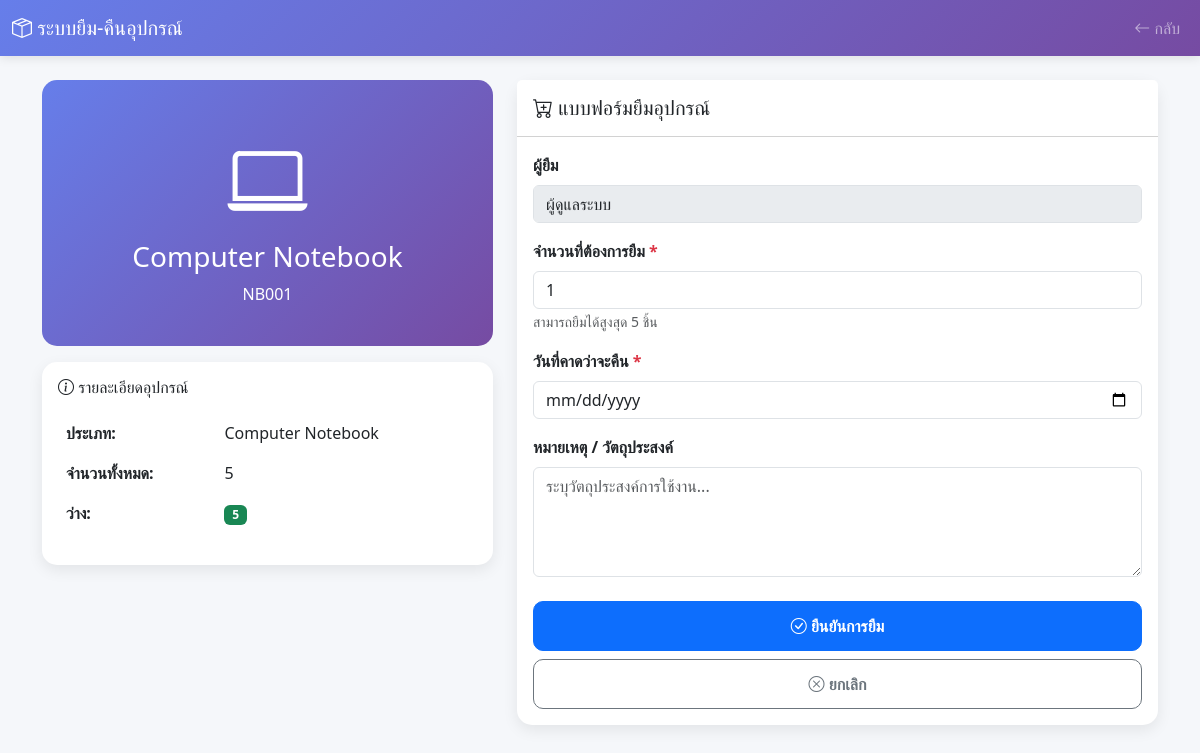
/borrow_equipment.php?id=1 (signed in), run on the app's committed database.
### tables this page shows
CREATE TABLE equipments (
    equipment_id INT PRIMARY KEY AUTO_INCREMENT,
    equipment_code VARCHAR(50) UNIQUE NOT NULL,
    equipment_name VARCHAR(200) NOT NULL,
    type_id INT,
    brand VARCHAR(100),
    model VARCHAR(100),
    quantity INT DEFAULT 1,
    available_quantity INT DEFAULT 1,
    status ENUM('available', 'borrowed', 'maintenance', 'damaged') DEFAULT 'available',
    description TEXT,
    image_url VARCHAR(255),
    created_at TIMESTAMP DEFAULT CURRENT_TIMESTAMP,
    updated_at TIMESTAMP DEFAULT CURRENT_TIMESTAMP ON UPDATE CURRENT_TIMESTAMP,
    FOREIGN KEY (type_id) REFERENCES equipment_types(type_id)
);

CREATE TABLE equipment_types (
    type_id INT PRIMARY KEY AUTO_INCREMENT,
    type_name VARCHAR(100) NOT NULL,
    description TEXT,
    created_at TIMESTAMP DEFAULT CURRENT_TIMESTAMP
);

### borrow_equipment.php (the view, shortened to what this page needs)
<?php
require_once 'config.php';
$equipment_id = isset($_GET['id']) ? (int)$_GET['id'] : 0;
$equipment = $conn->query("SELECT e.*, et.type_name FROM equipments e
                          LEFT JOIN equipment_types et ON e.type_id = et.type_id
                          WHERE e.equipment_id = $equipment_id")->fetch_assoc();
?>
<!DOCTYPE html>
<html lang="th">
<head>
    <link href="https://cdn.jsdelivr.net/npm/bootstrap@5.3.0/dist/css/bootstrap.min.css" rel="stylesheet">
    <link rel="stylesheet" href="https://cdn.jsdelivr.net/npm/bootstrap-icons@1.10.0/font/bootstrap-icons.css">
</head>
<body>
    <nav class="navbar navbar-expand-lg navbar-dark">
        <div class="container-fluid">
            <a class="navbar-brand" href="index.php">
                <i class="bi bi-box-seam"></i> ระบบยืม-คืนอุปกรณ์
            </a>
            <div class="navbar-nav ms-auto">
                <a class="nav-link" href="equipments.php">
                    <i class="bi bi-arrow-left"></i> กลับ
                </a>
            </div>
        </div>
    </nav>
    <div class="container mt-4">
        <div class="row">
            <div class="col-md-5">
                <div class="equipment-preview">
                    <i class="bi bi-laptop"></i>
                    <h3><?php echo $equipment['equipment_name']; ?></h3>
                    <p class="mb-0"><?php echo $equipment['equipment_code']; ?></p>
                </div>
                <div class="card mt-3">
                    <div class="card-body">
                        <h6 class="mb-3"><i class="bi bi-info-circle"></i> รายละเอียดอุปกรณ์</h6>
                        <table class="table table-borderless">
                            <tr>
                                <td><strong>ประเภท:</strong></td>
                                <td><?php echo $equipment['type_name']; ?></td>
                            </tr>
                            <tr>
                                <td><strong>จำนวนทั้งหมด:</strong></td>
                                <td><?php echo $equipment['quantity']; ?></td>
                            </tr>
                            <tr>
                                <td><strong>ว่าง:</strong></td>
                                <td><span class="badge bg-success"><?php echo $equipment['available_quantity']; ?></span></td>
                            </tr>
                        </table>
                    </div>
                </div>
            </div>
            <div class="col-md-7">
                <div class="card">
                    <div class="card-header bg-white py-3">
                        <h5 class="mb-0"><i class="bi bi-cart-plus"></i> แบบฟอร์มยืมอุปกรณ์</h5>
                    </div>
                    <div class="card-body">
                        <form method="POST">
                            <div class="mb-3">
                                <label class="form-label fw-bold">ผู้ยืม</label>
                                <input type="text" class="form-control" value="<?php echo $_SESSION['full_name']; ?>" disabled>
                            </div>
                            <div class="mb-3">
                                <label class="form-label fw-bold">จำนวนที่ต้องการยืม <span class="text-danger">*</span></label>
                                <input type="number" class="form-control" name="quantity" min="1" max="<?php echo $equipment['available_quantity']; ?>" value="1" required>
                                <small class="text-muted">สามารถยืมได้สูงสุด <?php echo $equipment['available_quantity']; ?> ชิ้น</small>
                            </div>
                            <div class="mb-3">
                                <label class="form-label fw-bold">วันที่คาดว่าจะคืน <span class="text-danger">*</span></label>
                                <input type="date" class="form-control" name="expected_return_date" min="<?php echo date('Y-m-d', strtotime('+1 day')); ?>" required>
                            </div>
                            <div class="mb-4">
                                <label class="form-label fw-bold">หมายเหตุ / วัตถุประสงค์</label>
                                <textarea class="form-control" name="notes" rows="4" placeholder="ระบุวัตถุประสงค์การใช้งาน..."></textarea>
                            </div>
                            <div class="d-grid gap-2">
                                <button type="submit" class="btn btn-primary btn-action">
                                    <i class="bi bi-check-circle"></i> ยืนยันการยืม
                                </button>
                                <a href="equipments.php" class="btn btn-outline-secondary btn-action">
                                    <i class="bi bi-x-circle"></i> ยกเลิก
                                </a>
                            </div>
                        </form>
                    </div>
                </div>
            </div>
        </div>
    </div>
</body>
</html>

### borrow_equipment.php (style rules this page uses)
body { background: #f5f7fa; font-family: 'Segoe UI', Tahoma, Geneva, Verdana, sans-serif; }
.navbar { background: linear-gradient(135deg, #667eea 0%, #764ba2 100%); box-shadow: 0 2px 10px rgba(0,0,0,0.1); }
.card { border: none; border-radius: 15px; box-shadow: 0 5px 15px rgba(0,0,0,0.08); }
.equipment-preview { background: linear-gradient(135deg, #667eea 0%, #764ba2 100%); color: white; padding: 40px; border-radius: 15px; text-align: center; }
.equipment-preview i { font-size: 5rem; margin-bottom: 20px; }
.btn-action { border-radius: 10px; padding: 12px 30px; font-weight: 600; }

### data on the page
equipments: equipment_name "Computer Notebook", equipment_code "NB001", type.type_name "Computer Notebook", quantity "5", available_quantity "5"
